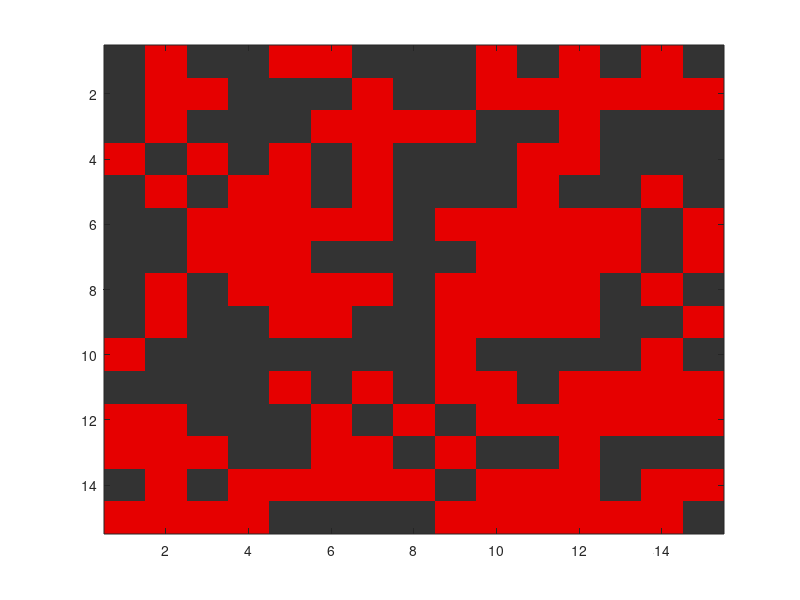

Reproduce this figure in MATLAB. (Note: this script raises an error after producing the figure.)
clc;clear;close all;
addpath("clustering/");

N = 15;

baseGrid = [
    0 1 0 0 1 1 0 0 0 1 0 1 0 1 0;
    0 1 1 0 0 0 1 0 0 1 1 1 1 1 1;
    0 1 0 0 0 1 1 1 1 0 0 1 0 0 0;
    1 0 1 0 1 0 1 0 0 0 1 1 0 0 0;
    0 1 0 1 1 0 1 0 0 0 1 0 0 1 0;
    0 0 1 1 1 1 1 0 1 1 1 1 1 0 1;
    0 0 1 1 1 0 0 0 0 1 1 1 1 0 1;
    0 1 0 1 1 1 1 0 1 1 1 1 0 1 0;
    0 1 0 0 1 1 0 0 1 1 1 1 0 0 1;
    1 0 0 0 0 0 0 0 1 0 0 0 0 1 0;
    0 0 0 0 1 0 1 0 1 1 0 1 1 1 1;
    1 1 0 0 0 1 0 1 0 1 1 1 1 1 1;
    1 1 1 0 0 1 1 0 1 0 0 1 0 0 0;
    0 1 0 1 1 1 1 1 0 1 1 1 0 1 1;
    1 1 1 1 0 0 0 0 1 1 1 1 1 1 0
];

figure('Visible', 'off'); 
imagesc(baseGrid);
colormap([0.2 0.2 0.2; 0.9 0 0]);  % black for 0, red for 1
saveas(gcf, 'output/basegrid.png'); 
close(gcf);

[TB, LR, LofL, labels] = hk76(baseGrid);

figure('Visible', 'off'); 
imagesc(labels);
saveas(gcf, 'output/re-labelled.png'); 
close(gcf);

disp(TB);
disp(LR);